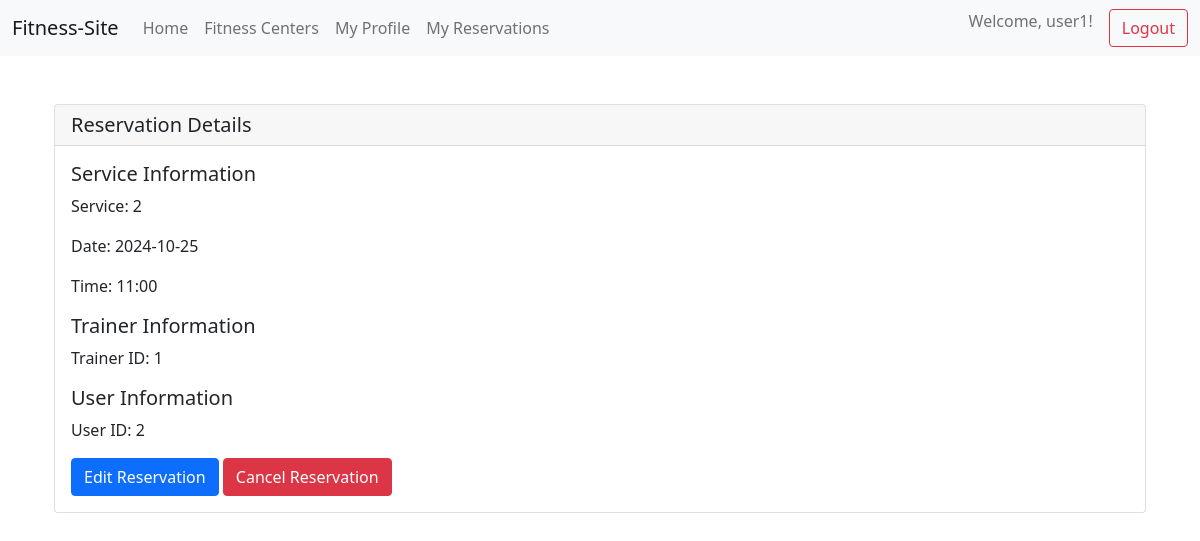
The app's page /user/reservations/4 (signed in) with its own data.
### models.py (models this page shows, shortened)
class Reservation(Base):
    __tablename__ = 'reservation'
    id = Column(Integer, primary_key=True, autoincrement=True)
    user_id = Column(Integer, ForeignKey(User.id), nullable=False)
    trainer_id = Column(Integer, ForeignKey(Trainer.id), nullable=False)
    service_id = Column(Integer, ForeignKey(Service.id), nullable=False)
    date = Column(DateTime, nullable=False)
    time = Column(Time, nullable=False)
    user = relationship("User", back_populates="reservation")
    trainer = relationship("Trainer", back_populates="reservation")
    service = relationship("Service", back_populates="reservation")

### main.py (the view)
@app.route('/user/reservations/<int:reservation_id>', methods=['GET', 'POST'])
@login_required
def user_reservations_id(reservation_id):
    if request.method == 'GET':
        reservation = db_session.query(Reservation).filter_by(id=reservation_id).join(User).join(Trainer).join(
            Service).first()
        if reservation:
            return render_template('reservation_details.html', reservation=reservation,
                                   user_login=session.get('user_login'))
        else:
            return render_template('error.html', error_message="Reservation not found",
                                   user_login=session.get('user_login'))
    if request.method == 'POST':
        return f'create reservation with id: {reservation_id}'

### database.py (called while the page is built)
def shutdown_session(exception=None):
    db_session.remove()

### main.py (called while the page is built)
@app.teardown_appcontext
def cleanup(exception=None):
    shutdown_session()

def login_required(func):
    @wraps(func)
    def wr1(*args, **kwargs):
        if session.get('user_id') is None:
            return redirect('/login')
        results = func(*args, **kwargs)
        return results
    return wr1

### templates/reservation_details.html
{% extends "base.html" %}
{% block content %}
<div class="container mt-5">
    <div class="card">
        <h5 class="card-header">Reservation Details</h5>
        <div class="card-body">
            <h5 class="card-title">Service Information</h5>
            <p class="card-text">Service: {{ reservation.service_id }}</p>
            <p class="card-text">Date: {{ reservation.date.strftime("%Y-%m-%d") }}</p>
            <p class="card-text">Time: {{ reservation.time.strftime("%H:%M") }}</p>
            <h5 class="card-title">Trainer Information</h5>
            <p class="card-text">Trainer ID: {{ reservation.trainer_id }}</p>
            <h5 class="card-title">User Information</h5>
            <p class="card-text">User ID: {{ reservation.user_id }}</p>
            <a href="#" class="btn btn-primary">Edit Reservation</a>
            <a href="#" class="btn btn-danger">Cancel Reservation</a>
        </div>
    </div>
</div>
{% endblock %}

### records on screen
Reservation: service_id "2", date "2024-10-25", time "11:00", trainer_id "1", user_id "2"

### other values on screen
{{ user_login }} "user1"
